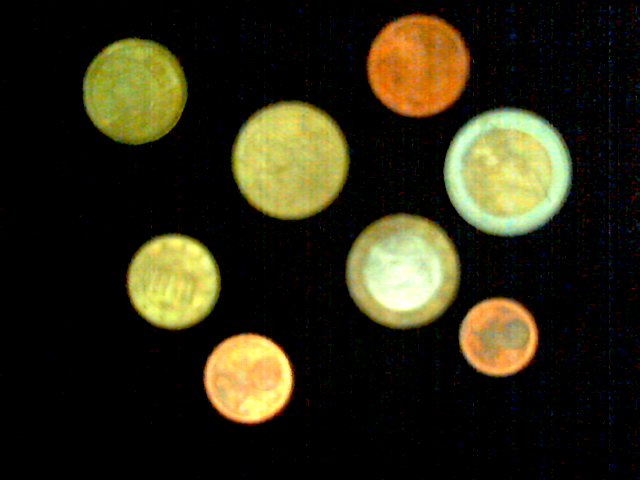
#> input picture image.png, 640 x 480 px
$ python -i number_finder.py   (imports and definitions only)
#> lines starting #> are read from the running program, lines starting #| are printed output that depends on the picture; after the words box and inside, x2 and y2 are one past the last pixel; in counts of white or black regions, pixels touching at a corner belong together
import cv2
import pytesseract

def recognize_numbers(image_path):
    # Lade das Bild mit OpenCV
#> called with image_path = 'image.png'
    image = cv2.imread(image_path)
#> image is the input picture: shape (480, 640, 3); mean B, G, R 21, 41.6, 45

    # Konvertiere das Bild in Graustufen, um die Zahlenerkennung zu erleichtern
    gray = cv2.cvtColor(image, cv2.COLOR_BGR2GRAY)
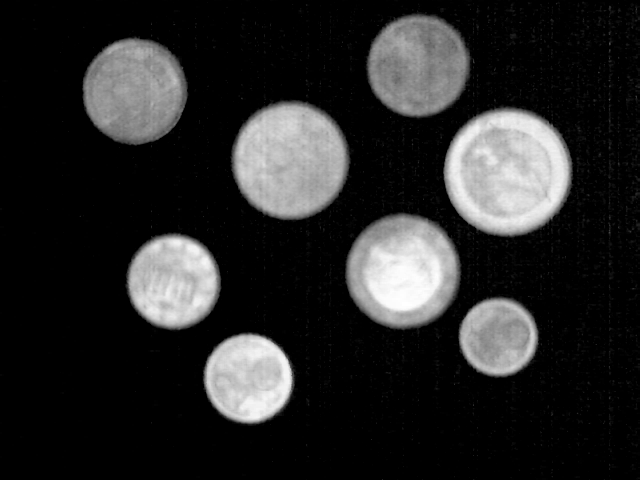
#> gray: shape (480, 640); min 0, max 255, mean 40.3

    # Verbessere den Kontrast des Bildes (optional)
    gray = cv2.equalizeHist(gray)
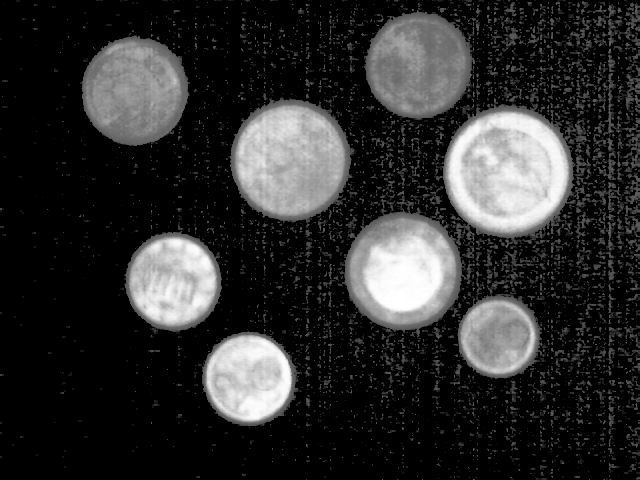
#> gray: shape (480, 640); min 0, max 255, mean 46.7

    # Wende eine Kantenerkennung an, um die Zahlen besser hervorzuheben (optional)
    edges = cv2.Canny(gray, 50, 150)
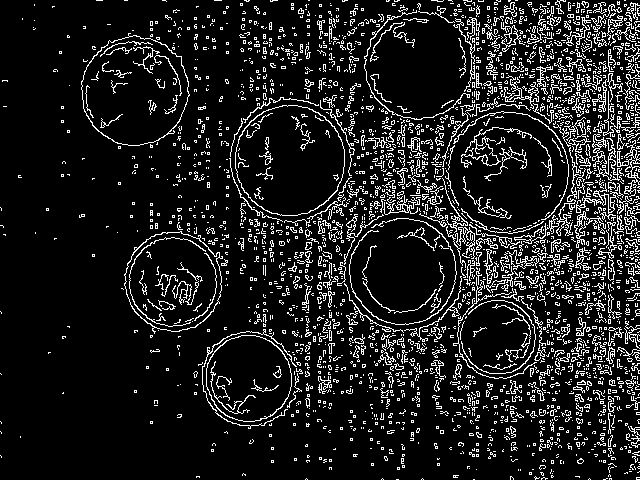
#> edges: shape (480, 640); 11.8% white in thin lines or dots

    # Verwende Tesseract zur Texterkennung
#> (the run stopped early here; a loop or call above may not have finished)

$ run again, on coin2.png
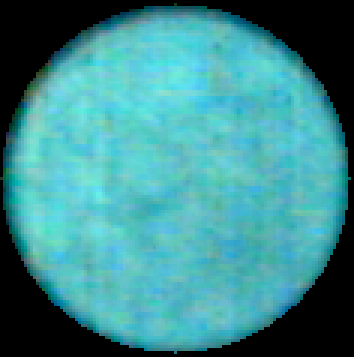
#> input picture coin2.png, 118 x 119 px (shown 3 times larger)
#> in recognize_numbers, image is the input picture: shape (119, 118, 3); mean B, G, R 143.1, 139.6, 61.9
#> in recognize_numbers, `gray = cv2.equalizeHist(gray)`:
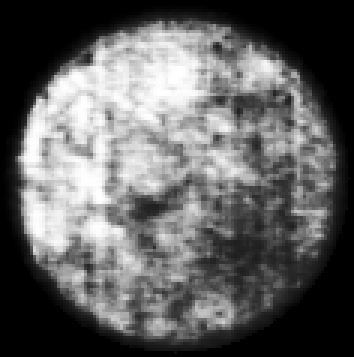
#> gray: shape (119, 118) (shown 3 times larger); min 0, max 255, mean 97.5
#> in recognize_numbers, `edges = cv2.Canny(gray, 50, 150)`:
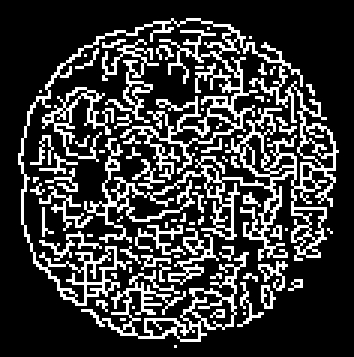
#> edges: shape (119, 118) (shown 3 times larger); 22.4% white in thin lines or dots, all inside (x1, y1, x2, y2) = (6, 6, 113, 116)
